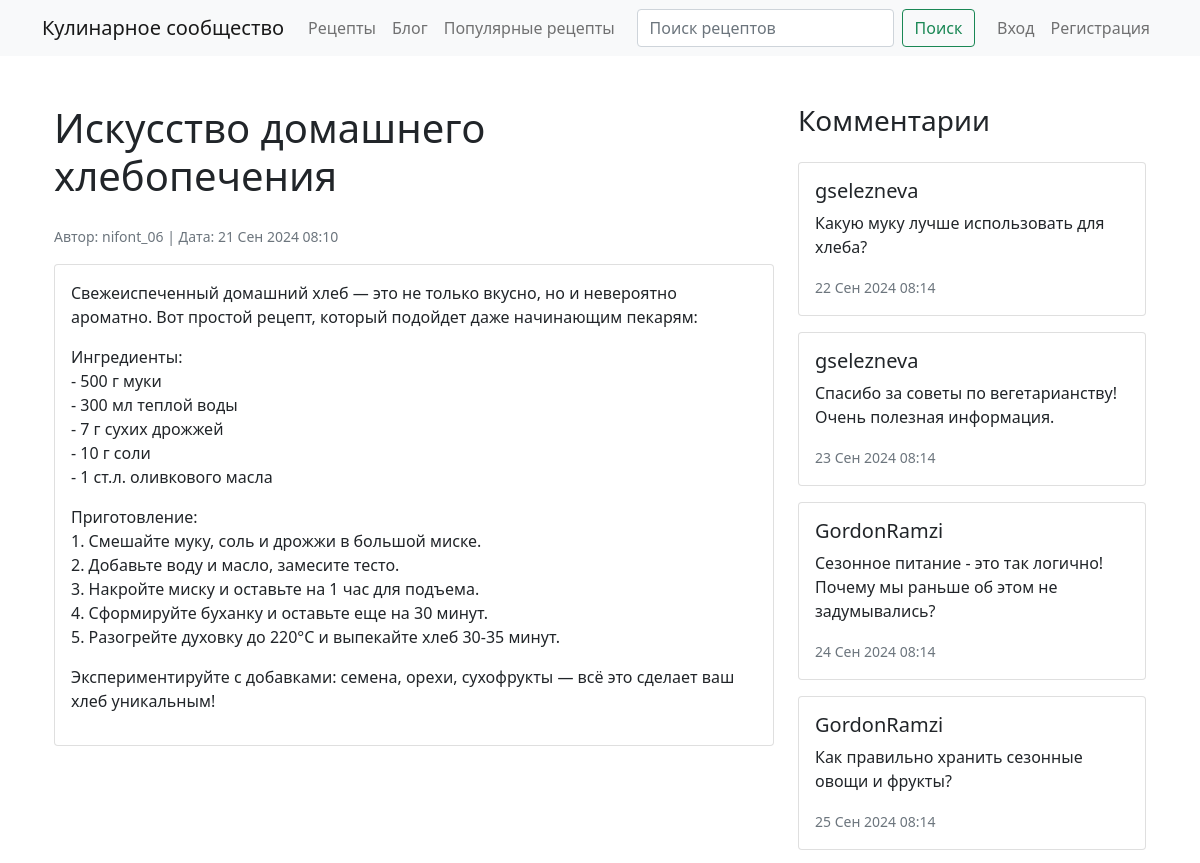
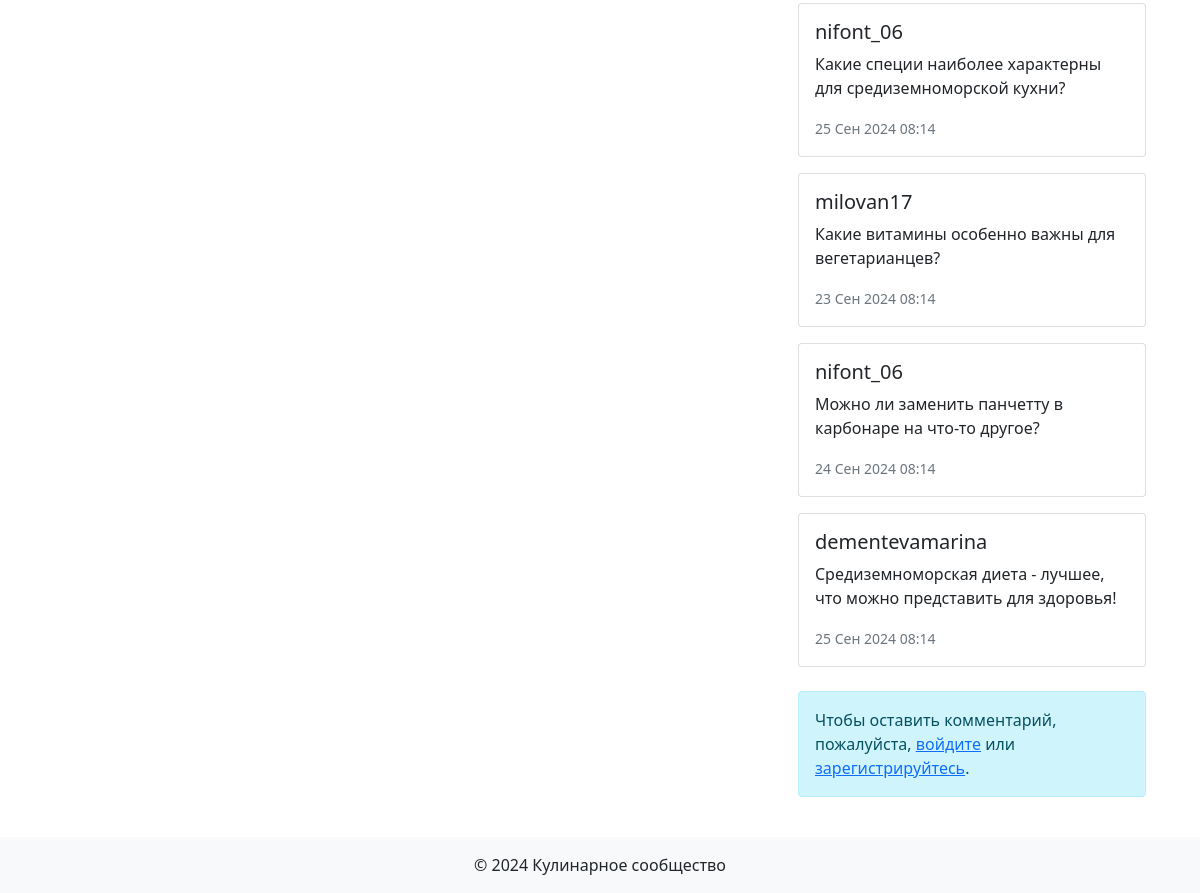
The app's page /blog/post/24/ with its own data (2 pictures, top to bottom).
### blog/models.py (models this page shows, shortened)
class Post(models.Model):
    title = models.CharField(max_length=200)
    content = models.TextField()
    author = models.ForeignKey(User, on_delete=models.CASCADE)
    created_at = models.DateTimeField(auto_now_add=True)
    updated_at = models.DateTimeField(auto_now=True)

class BlogComment(models.Model):
    post = models.ForeignKey(Post, on_delete=models.CASCADE, related_name='comments')
    author = models.ForeignKey(User, on_delete=models.CASCADE)
    text = models.TextField()
    created_at = models.DateTimeField(auto_now_add=True)

### blog/views.py (the view)
# urls.py: path('post/<int:pk>/', views.post_detail, name='post_detail'),
def post_detail(request, pk):
    post = get_object_or_404(Post, pk=pk)
    comments = post.comments.all()
    if request.method == 'POST':
        comment_form = BlogCommentForm(request.POST)
        if comment_form.is_valid():
            new_comment = comment_form.save(commit=False)
            new_comment.post = post
            new_comment.author = request.user
            new_comment.save()
            return redirect('post_detail', pk=pk)
    else:
        comment_form = BlogCommentForm()
    return render(request, 'blog/post_detail.html', {'post': post, 'comments': comments, 'comment_form': comment_form})

### blog/forms.py
class BlogCommentForm(forms.ModelForm):
    class Meta:
        model = BlogComment
        fields = ['text']
        widgets = {
            'text': forms.Textarea(
                attrs={'class': 'form-control', 'rows': 3, 'placeholder': 'Напишите ваш комментарий...'}),
        }

### templates/blog/post_detail.html (shortened to what this page needs)
{% extends 'base.html' %}
{% block content %}
<div class="container mt-5">
    <div class="row">
        <div class="col-md-8">
            <h1 class="mb-4">{{ post.title }}</h1>
            <p class="text-muted">
                <small>Автор: {{ post.author.username }} | Дата: {{ post.created_at|date:"d M Y H:i" }}</small>
            </p>
            <div class="card mb-4">
                <div class="card-body">
                    {{ post.content|linebreaks }}
                </div>
            </div>
        </div>
        <div class="col-md-4">
            <h3 class="mb-4">Комментарии</h3>
            {% for comment in comments %}
                <div class="card mb-3">
                    <div class="card-body">
                        <h5 class="card-title">{{ comment.author.username }}</h5>
                        <p class="card-text">{{ comment.text }}</p>
                        <p class="card-text"><small class="text-muted">{{ comment.created_at|date:"d M Y H:i" }}</small></p>
                    </div>
                </div>
            {% empty %}
                <p class="text-muted">Комментариев пока нет.</p>
            {% endfor %}
            {% if user.is_authenticated %}
                <div class="card mt-4">
                    <div class="card-header">
                        <h4 class="mb-0">Добавить комментарий</h4>
                    </div>
                    <div class="card-body">
                        <form method="post">
                            {% csrf_token %}
                            {% for field in comment_form %}
                                <div class="mb-3">
                                    {{ field }}
                                    {% if field.errors %}
                                        {% for error in field.errors %}
                                            <div class="alert alert-danger mt-1">{{ error }}</div>
                                        {% endfor %}
                                    {% endif %}
                                </div>
                            {% endfor %}
                            <button type="submit" class="btn btn-primary">Отправить</button>
                        </form>
                    </div>
                </div>
            {% else %}
                <div class="alert alert-info mt-4">
                    Чтобы оставить комментарий, пожалуйста, <a href="{% url 'login' %}">войдите</a> или <a href="{% url 'register' %}">зарегистрируйтесь</a>.
                </div>
            {% endif %}
        </div>
    </div>
</div>
{% endblock %}

### records on screen
Post: title "Искусство домашнего хлебопечения", author.username "nifont_06", created_at "21 Сен 2024 08:10", content "Свежеиспеченный домашний хлеб — это не только вкусно, но и невероятно ароматно. Вот простой рецепт, который подойдет даже начинающим пекарям: Ингредиенты: - 500 г муки - 300 мл теплой воды - 7 г сухих дрожжей - 10 г соли - 1 ст.л. оливкового масла Приготовление: 1. Смешайте муку, соль и дрожжи в большой миске. 2. Добавьте воду и масло, замесите тесто. 3. Накройте миску и оставьте на 1 час для подъема. 4. Сформируйте буханку и оставьте еще на 30 минут. 5. Разогрейте духовку до 220°C и выпекайте хлеб 30-35 минут. Экспериментируйте с добавками: семена, орехи, сухофрукты — всё это сделает ваш хлеб уникальным!"
BlogComment: author.username "gselezneva", text "Какую муку лучше использовать для хлеба?", created_at "22 Сен 2024 08:14"
BlogComment: author.username "gselezneva", text "Спасибо за советы по вегетарианству! Очень полезная информация.", created_at "23 Сен 2024 08:14"
BlogComment: author.username "GordonRamzi", text "Сезонное питание - это так логично! Почему мы раньше об этом не задумывались?", created_at "24 Сен 2024 08:14"
BlogComment: author.username "GordonRamzi", text "Как правильно хранить сезонные овощи и фрукты?", created_at "25 Сен 2024 08:14"
BlogComment: author.username "nifont_06", text "Какие специи наиболее характерны для средиземноморской кухни?", created_at "25 Сен 2024 08:14"
BlogComment: author.username "milovan17", text "Какие витамины особенно важны для вегетарианцев?", created_at "23 Сен 2024 08:14"
BlogComment: author.username "nifont_06", text "Можно ли заменить панчетту в карбонаре на что-то другое?", created_at "24 Сен 2024 08:14"
BlogComment: author.username "dementevamarina", text "Средиземноморская диета - лучшее, что можно представить для здоровья!", created_at "25 Сен 2024 08:14"
